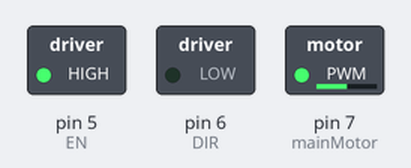
The sketch below on a simulated Arduino Uno, built with avr-gcc and run on an emulated ATmega328P. Parts: switched loads named in the sketch (green lamp = pin HIGH).

Above: at 0.1 s.
Timing chart, 0 to 1.6 s (numbered marks = the images above):
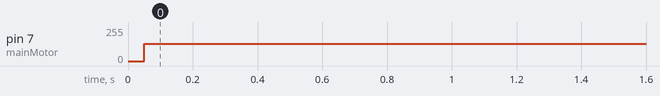

Measured:
- by itself, pin 7 (mainMotor): 0/255 → 129/255 at 0.05 s

The sketch:

motor.ino
```cpp
int DIR = 6; // Pin de dirección del motor
int EN = 5; // Pin Enable (no es imprescindible conectarlo)
int vel = 1000;
int pot = 0;
int auxPot = 0;
int mainMotor = 7; // Pin para la señal de pulso

int pin = 0;
int sensor =0;
unsigned long previousMainMotorTime = 0;
const unsigned long mainMotorInterval = 2000; // Intervalo para el motor (us)
bool motorState = false;

void setup(){
    pinMode(mainMotor, OUTPUT);
    pinMode(DIR, OUTPUT);
    pinMode(EN, OUTPUT);
    digitalWrite(EN, HIGH);
    Serial.begin(9600);

}

void loop(){

  moveMainMotor();
}

void moveMainMotor() {
    // Control del motor
  unsigned long currentTime = micros();
  if (currentTime - previousMainMotorTime >= mainMotorInterval) {
    previousMainMotorTime = currentTime;
    motorState = !motorState; // Alterna el estado del motor
    digitalWrite(mainMotor, motorState ? HIGH : LOW);
  }
}
```
